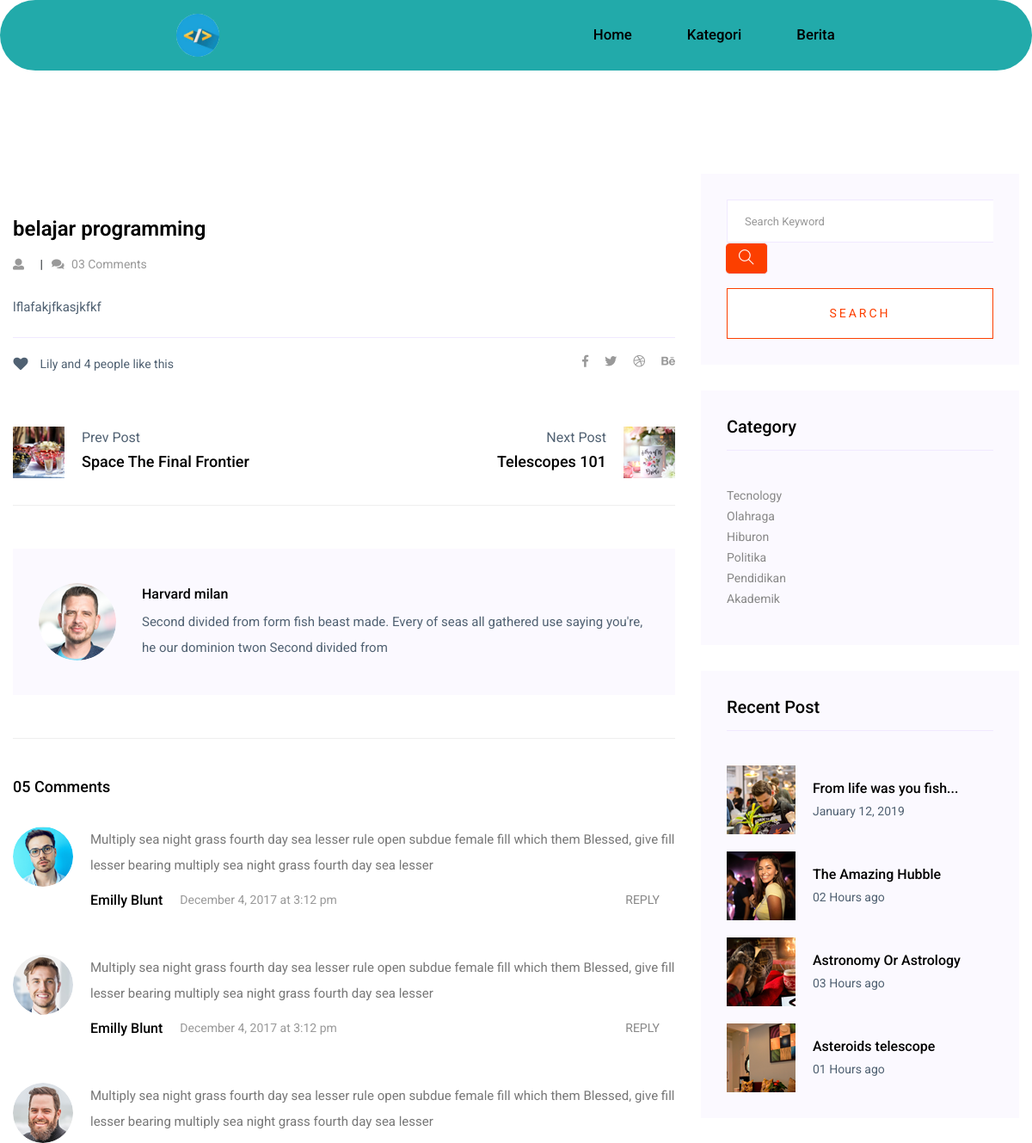
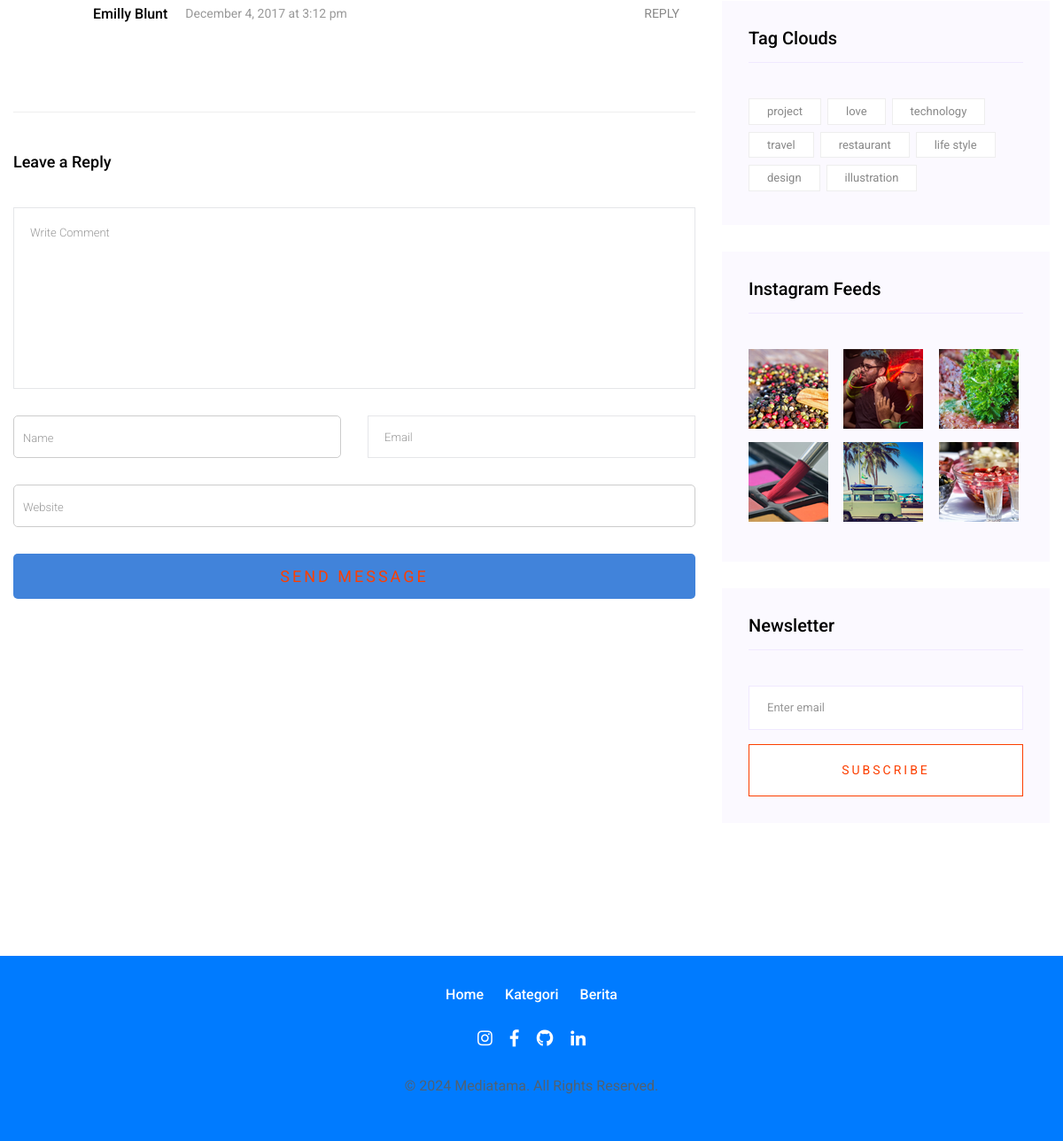
/detail.php?slug=belajar-programming, run on the app's committed database (2 pictures, top to bottom).
### tables this page shows
CREATE TABLE `berita` (
  `id_berita` int(11) NOT NULL,
  `id_kategori` int(11) DEFAULT NULL,
  `judul_berita` varchar(255) NOT NULL,
  `isi_berita` text NOT NULL,
  `gambar_berita` varchar(255) DEFAULT NULL,
  `tgl_berita` date NOT NULL,
  `slug` varchar(255) NOT NULL
);

CREATE TABLE `kategori_berita` (
  `id_kategori` int(11) NOT NULL,
  `nama_kategori_berita` varchar(255) NOT NULL
);

### detail.php (the view, shortened to what the rows shown need)
<?php
include "koneksi.php";
$slug = mysqli_real_escape_string($connect, $_GET['slug']);
$query = "SELECT * FROM berita WHERE slug='$slug'";
$query_mysql = mysqli_query($connect, $query);
$data = mysqli_fetch_array($query_mysql);
?>
<!DOCTYPE html>
<html lang="en">
<head>
    <link rel="stylesheet" href="css/style.css">
    <link rel="stylesheet" href="https://cdnjs.cloudflare.com/ajax/libs/font-awesome/5.15.4/css/all.min.css"
 />
    <link rel="stylesheet" href="asset/css/bootstrap.min.css">
    <link rel="stylesheet" href="asset/css/owl.carousel.min.css">
    <link rel="stylesheet" href="asset/css/slicknav.css">
    <link rel="stylesheet" href="asset/css/animate.min.css">
    <link rel="stylesheet" href="asset/css/magnific-popup.css">
    <link rel="stylesheet" href="asset/css/fontawesome-all.min.css">
    <link rel="stylesheet" href="asset/css/themify-icons.css">
    <link rel="stylesheet" href="asset/css/themify-icons.css">
    <link rel="stylesheet" href="asset/css/slick.css">
    <link rel="stylesheet" href="asset/css/nice-select.css">
    <link rel="stylesheet" href="asset/css/style.css">
    <link rel="stylesheet" href="asset/css/responsive.css">
</head>
<body>
    <section class="blog_area single-post-area section-padding">
        <div class="container">
            <div class="row">
                <div class="col-lg-8 posts-list">
                    <div class="single-post">
                        <div class="blog_details">
                            <h2><?php echo htmlspecialchars($data['judul_berita']); ?></h2>
                            <ul class="blog-info-link mt-3 mb-4">
                                <li><a href="#"><i class="fa fa-user"></i> <?php echo htmlspecialchars($data['kategori_berita']); ?></a></li>
                                <li><a href="#"><i class="fa fa-comments"></i> 03 Comments</a></li>
                            </ul>
                            <p>
                                <?php echo htmlspecialchars($data['isi_berita']); ?>
                            </p>
                        </div>
                    </div>
                </div>
                <div class="col-lg-4">
                    <div class="blog_right_sidebar">
                        <aside class="single_sidebar_widget post_category_widget">
                            <ul class="list cat-list">
                                <li>
                                    <a class="d-flex">
                                        <?php
                                        $kategori_query = mysqli_query($connect, "SELECT * FROM kategori_berita");
                                        while ($kategori = mysqli_fetch_array($kategori_query)) {
                                            echo "<div class='kategori-item'><a href='index.php?kategori=" . $kategori['id_kategori'] . "'>" . htmlspecialchars($kategori['nama_kategori_berita']) . "</a></div>";
                                        }
                                        ?>
                                    </a>
                                </li>
                            </ul>
                        </aside>
                    </div>
                </div>
            </div>
        </div>
    </section>
</body>
</html>

### data on the page
berita: judul_berita "belajar programming", isi_berita "lflafakjfkasjkfkf"
kategori_berita: nama_kategori_berita "Tecnology"
kategori_berita: nama_kategori_berita "Olahraga"
kategori_berita: nama_kategori_berita "Hiburon"
kategori_berita: nama_kategori_berita "Politika"
kategori_berita: nama_kategori_berita "Pendidikan"
kategori_berita: nama_kategori_berita "Akademik"
